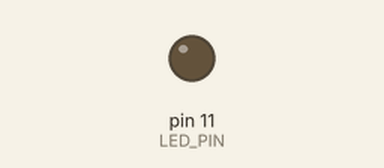
Recording of a sketch running on a simulated Arduino Uno, built with avr-gcc and run on an emulated ATmega328P. Shown: output pins drawn as LEDs (lit = HIGH).

Above: at 0.05 s.
At 7.0 s:
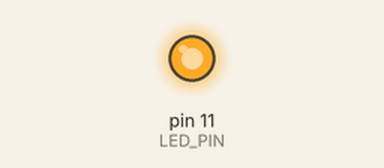
Timing chart, 0 to 9.1 s (numbered marks = the images above):
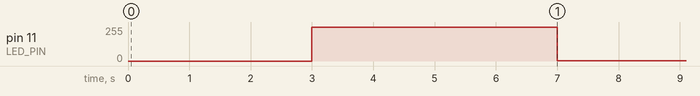

The sketch:

led_fed_in_out.ino
```cpp
#define LED_PIN 11
#define PWD_MIN 0
#define PWD_MAX 255

void setup() {
  pinMode(LED_PIN,OUTPUT);
  analogWrite(LED_PIN,PWD_MIN);
}

void loop() {
  for(int i=PWD_MIN,j=PWD_MAX;i<=PWD_MAX,j>=PWD_MIN;i++,j--)
  {
    analogWrite(LED_PIN,i);
    delay(3000);
    analogWrite(LED_PIN,j);
    delay(4000);
  }
}
```

Measured:
- by itself, pin 11 (LED_PIN): ramps from 1/255 to 255/255 and jumps back, once every 7.0 s
